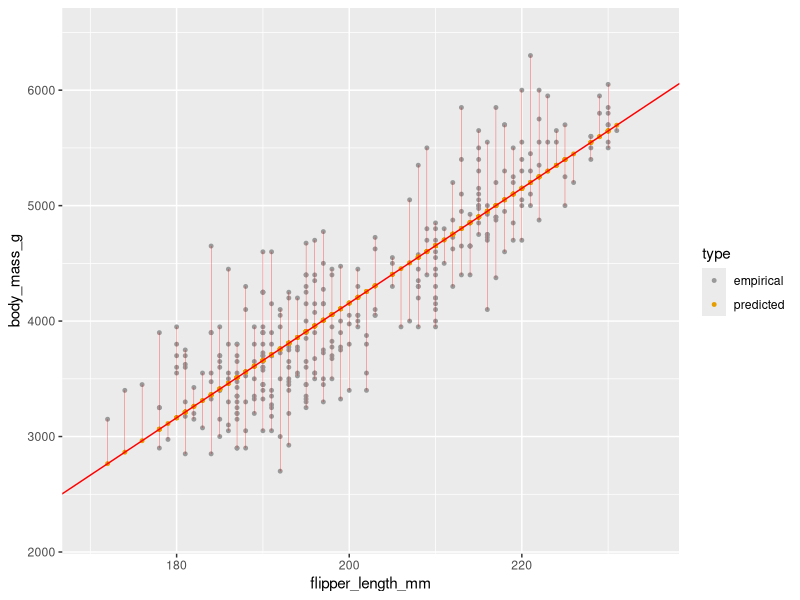

Here is the R script that generated this plot:
library(palmerpenguins)
library(dplyr)
library(ggplot2)

names(penguins)



mydata <- penguins[, c("flipper_length_mm", "body_mass_g")] %>% na.omit()
mydata$type <-  "empirical"


mymodel <- lm(mydata$body_mass_g ~ mydata$flipper_length_mm)
b <- mymodel$coefficients[1] %>%  as.numeric()
a <- mymodel$coefficients[2] %>%  as.numeric()
pred1 <-  a*mydata$flipper_length_mm + b
dfpred1 <- data.frame(flipper_length_mm= mydata$flipper_length_mm,body_mass_g=pred1, type="predicted")
mydata <-  rbind(mydata, dfpred1)


#milieu de la droite 
Xmid <- (min(dfpred1$flipper_length_mm) + max(dfpred1$flipper_length_mm) ) /2
Ymid <- (min(dfpred1$body_mass_g) + max(dfpred1$body_mass_g) ) /2

#vecgteur directeur après rotation
rotateLine <- function(x,y, alpha){
  cosa <-  cos(alpha)
  sina <-  sin(alpha)
  return(list(xv= cosa*x - sina*y , yv=sina*x + cosa*y ))
}


line2_direction <-  rotateLine(1, a, pi/2 )
#pour un vecteur directeur v(A,B) , l'équation de la droite associée est 
#-Bx + Ay +C = 0

inter2  <- (line2_direction$yv * Xmid - line2_direction$xv*Ymid)  / line2_direction$xv
slope2 <-   line2_direction$yv / -line2_direction$xv 




ggplot(mydata) +
  geom_point(aes(x=flipper_length_mm, y = body_mass_g, color=type), size=1)+
  geom_abline(slope=a, intercept = b, color= "red")+
  geom_line(aes(group=flipper_length_mm,x=flipper_length_mm, y = body_mass_g), color= "red", size=.1)+
  xlim(170,235)+
  geom_abline(intercept = inter2 , slope = slope2, color= "pink")+
  coord_cartesian(ylim=c(2200,6500))+
  scale_color_manual(values=c("#999999", "#E69F00"))




# source de l'idée : https://stats.stackexchange.com/questions/2691/making-sense-of-principal-component-analysis-eigenvectors-eigenvalues




